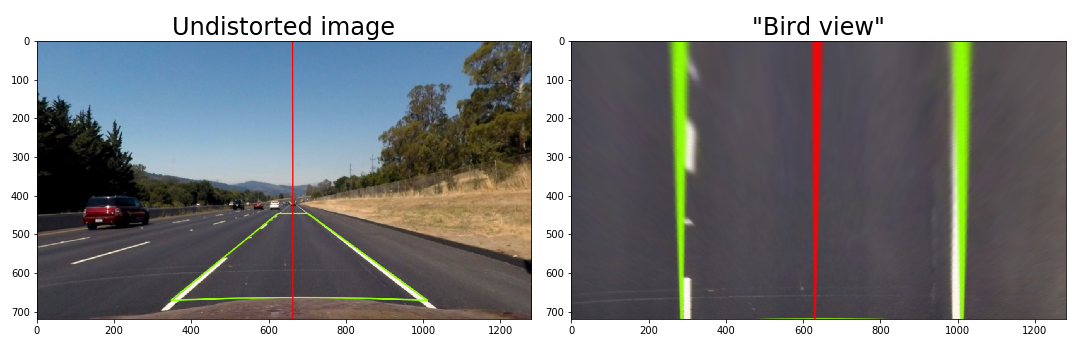
#> input picture writeup_materials/birdView1.png, 1080 x 360 px
$ python -i edges.py   (imports and definitions only)   (older library calls are emulated)
#> lines starting #> are read from the running program, lines starting #| are printed output that depends on the picture; after the words box and inside, x2 and y2 are one past the last pixel; in counts of white or black regions, pixels touching at a corner belong together
#%%
import cv2
import math
import cv2
import numpy as np
#%%
def get_sobel(image, direction='x', threshold=(50, 100), kernel_size=9, debug=False):
    gray_image = cv2.cvtColor(image, cv2.COLOR_RGB2GRAY)

    sobel = None
    if direction == 'x':
        sobel = cv2.Sobel(gray_image, cv2.CV_64F, 1, 0, ksize=kernel_size)
    elif direction == 'y':
        sobel = cv2.Sobel(gray_image, cv2.CV_64F, 0, 1, ksize=kernel_size)


    sobel_abs = np.absolute(sobel)
    sobel_max = np.max(sobel)

    sobel_normalized = np.uint8(255 * sobel_abs / sobel_max)
    mask = np.zeros_like(sobel_normalized)
    mask[(sobel_normalized >= threshold[0]) & (sobel_normalized <= threshold[1])] = 255 if debug else 1

    if debug:
        cv2.imwrite('./results/sobel/{}_k-{}_{}.png'.format(direction, threshold, kernel_size), mask)

    return mask

def get_sobel_magnitude(image, threshold=(50, 100), kernel_size=9, debug=False):
    gray_image = cv2.cvtColor(image, cv2.COLOR_RGB2GRAY)

    sobelx = cv2.Sobel(gray_image, cv2.CV_64F, 1, 0, ksize=kernel_size)
    sobely = cv2.Sobel(gray_image, cv2.CV_64F, 0, 1, ksize=kernel_size)
    sobelxy = np.sqrt(np.square(sobelx) + np.square(sobely))

    sobelxy_max = np.max(sobelxy)
    sobelxy_normalized = np.uint8(sobelxy * 255 / sobelxy_max)

    mask = np.zeros_like(sobelxy)
    mask[(sobelxy_normalized >= threshold[0]) & (sobelxy_normalized <= threshold[1])] = 255 if debug else 1

    if debug:
        cv2.imwrite('./results/sobelxy/xy_k-{}_{}.png'.format(kernel_size, threshold), np.uint8(mask))

    return mask

def get_sobel_angular(image, threshold=(0.8, 1.2), kernel_size=9, debug=False):
    gray_image = cv2.cvtColor(image, cv2.COLOR_RGB2GRAY)

    sobelx = cv2.Sobel(gray_image, cv2.CV_64F, 1, 0, ksize=kernel_size)
    sobely = cv2.Sobel(gray_image, cv2.CV_64F, 0, 1, ksize=kernel_size)

    sobel_ang = np.arctan2(np.absolute(sobely), np.absolute(sobelx))

    mask = np.zeros_like(sobel_ang)
    mask[(sobel_ang >= threshold[0]) & (sobel_ang <= threshold[1])] = 255 if debug else 1

    if debug:
        cv2.imwrite('./results/angular/ang_k-{}_{}.png'.format(kernel_size, threshold), np.uint8(mask))

    return mask

def get_hls_mask(image, threshold_s=(150, 230), threshold_h=(15, 35)):
    hls_image = cv2.cvtColor(image, cv2.COLOR_RGB2HLS)

    s_channel = hls_image[:,:,2]
    h_channel = hls_image[:,:,0]
    mask = np.zeros_like(s_channel)

    mask[
        (s_channel >= threshold_s[0]) & (s_channel <= threshold_s[1]) &
        (h_channel >= threshold_h[0]) & (h_channel <= threshold_h[1])
    ] = 1

    return mask

def get_mask(image, debug=False):
    sobelx = get_sobel(image, 'x', (50, 150), 15)
    sobely = get_sobel(image, 'y', (50, 150), 15)
    sobelxy = get_sobel_magnitude(image, (50, 150), 9)
    angular = get_sobel_angular(image)
    hls = get_hls_mask(image)

    if debug:
        r_channel = np.zeros_like(angular)
        r_channel[(sobelx == 1) & (sobely == 1) & (angular == 1)] = 1

        rgb_example = np.dstack((r_channel, hls, sobelxy)) * 255
        return rgb_example

    combined_mask = np.zeros_like(sobelx)
    combined_mask[((sobelx == 1) & (sobely == 1) & (angular == 1)) | ((sobelxy == 1) | (hls == 1))] = 1


    return combined_mask

>>> import cv2
>>> picture = cv2.cvtColor(cv2.imread('../writeup_materials/birdView1.png'), cv2.COLOR_BGR2RGB)
>>> result = get_mask(picture)
#> in get_sobel, `sobel_max = np.max(sobel)`: sobel_max = 7.1e+09
#> in get_mask, `sobelx = get_sobel(image, 'x', (50, 150), 15)`:
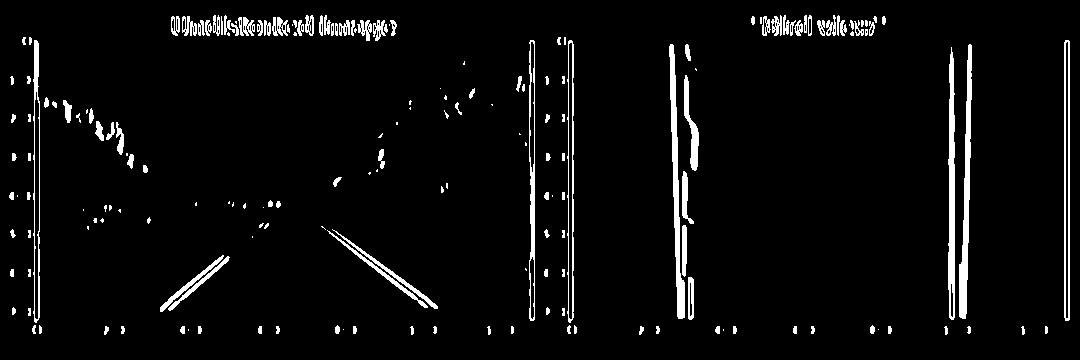
#> sobelx: shape (360, 1080); values 0 (black) and 1 (white), 4.5% white; 191 white regions (56 under 20 px), largest, box (x1, y1, x2, y2) and area: (959, 44, 972, 319) 1611, (669, 44, 685, 319) 1582, (948, 47, 955, 320) 1486
#> call 2 of get_sobel, with direction = 'y', threshold = (50, 150), kernel_size = 15, debug = False
#> in get_sobel (call 2), `sobel = cv2.Sobel(gray_image, cv2.CV_64F, 0, 1, ksize=kernel_size)`:
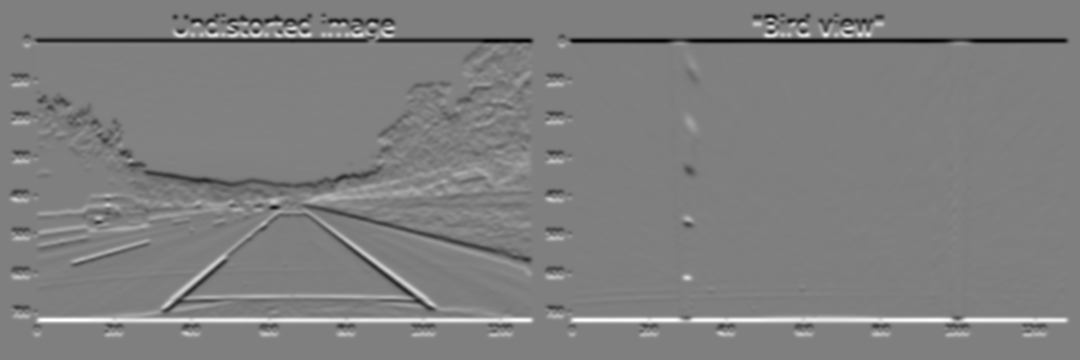
#> sobel: shape (360, 1080) float64; min -5.71e+09, max 5.69e+09, mean 0; drawn with min black and max white
#> in get_sobel (call 2), `sobel_abs = np.absolute(sobel)`:
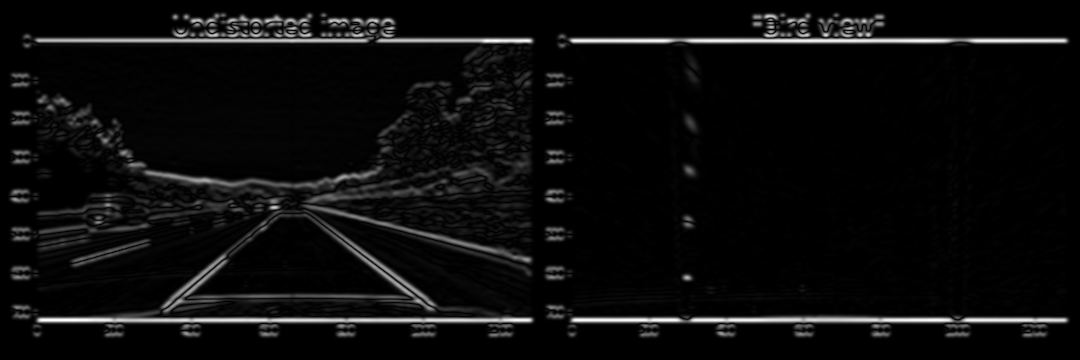
#> sobel_abs: shape (360, 1080) float64; min 0, max 5.71e+09, mean 282169544.5; drawn with min black and max white
#> in get_sobel (call 2), `sobel_max = np.max(sobel)`: sobel_max = 5.69e+09
#> in get_mask, `sobely = get_sobel(image, 'y', (50, 150), 15)`: sobely: shape (360, 1080); values 0 (black) and 1 (white), 5.7% white; 221 white regions (80 under 20 px), largest, box (x1, y1, x2, y2) and area: (568, 26, 1069, 44) 1699, (36, 311, 534, 323) 1498, (34, 26, 377, 43) 1448
#> in get_sobel_magnitude, `sobelxy = np.sqrt(np.square(sobelx) + np.square(sobely))`:
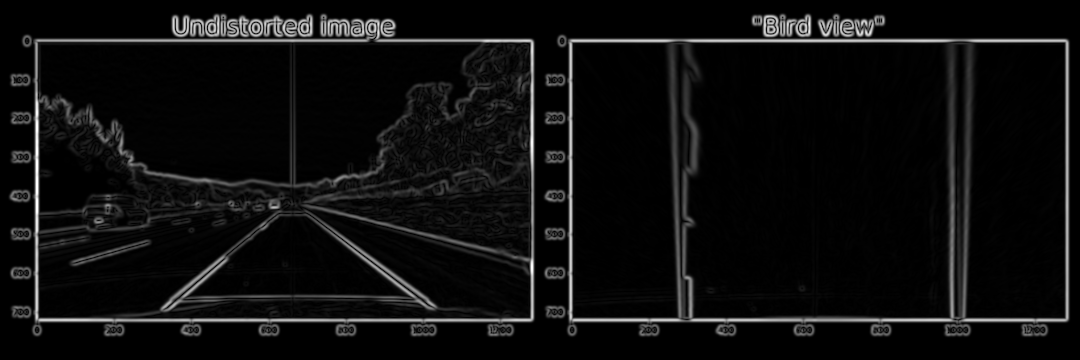
#> sobelxy: shape (360, 1080) float64; min 0, max 2284800, mean 129815.1; drawn with min black and max white
#> in get_sobel_magnitude, `sobelxy_max = np.max(sobelxy)`: sobelxy_max = 2284800
#> in get_mask, `sobelxy = get_sobel_magnitude(image, (50, 150), 9)`: sobelxy: shape (360, 1080) float64; values 0 (black) and 1 (white), 6.8% white; 229 white regions (160 under 20 px), largest, box (x1, y1, x2, y2) and area: (568, 39, 1069, 324) 7625, (33, 14, 535, 324) 5585, (160, 210, 439, 312) 2661
#> in get_sobel_angular, `sobel_ang = np.arctan2(np.absolute(sobely), np.absolute(sobelx))`:
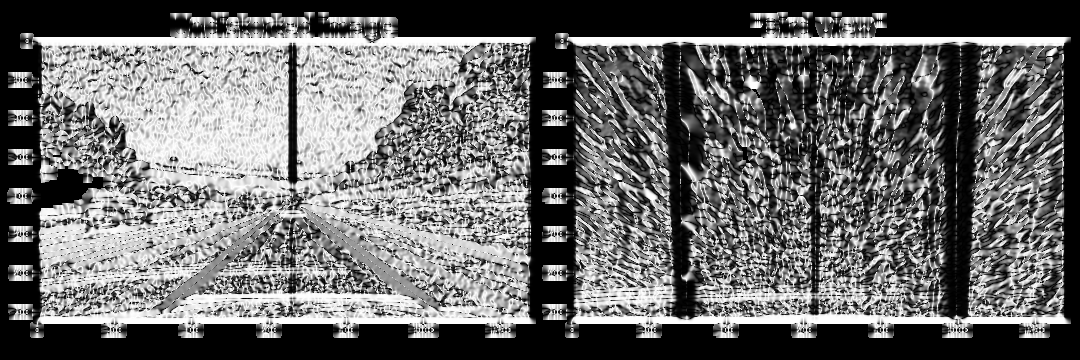
#> sobel_ang: shape (360, 1080) float64; min 0, max 1.57, mean 0.664; drawn with min black and max white
#> in get_mask, `angular = get_sobel_angular(image)`: angular: shape (360, 1080) float64; values 0 (black) and 1 (white), 15.8% white in thin lines or dots, all inside (x1, y1, x2, y2) = (8, 12, 1070, 338)
#> in get_hls_mask, `hls_image = cv2.cvtColor(image, cv2.COLOR_RGB2HLS)`: hls_image: shape (360, 1080, 3); mean of channels 0, 1, 2 72.2, 137, 31.8
#> in get_hls_mask, `h_channel = hls_image[:,:,0]`:
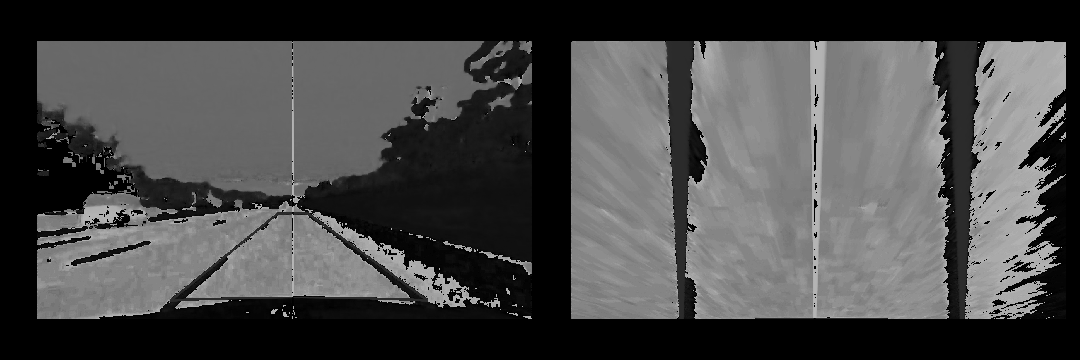
#> h_channel: shape (360, 1080); min 0, max 180, mean 72.2
#> in get_mask, `hls = get_hls_mask(image)`: hls: shape (360, 1080); values 0 (black) and 1 (white), 0.49% white in thin lines or dots, all inside (x1, y1, x2, y2) = (41, 41, 959, 319)
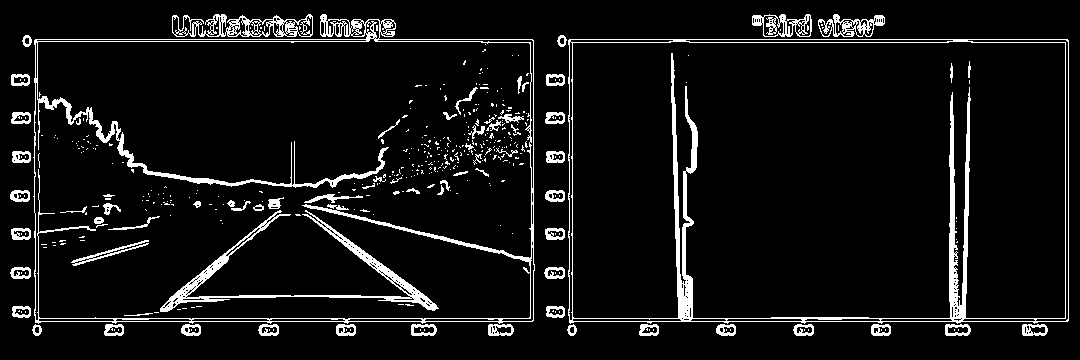
#> result: shape (360, 1080); values 0 (black) and 1 (white), 7.3% white; 427 white regions (355 under 20 px), largest, box (x1, y1, x2, y2) and area: (568, 39, 1069, 324) 7937, (33, 14, 535, 324) 7194, (160, 210, 439, 312) 2937

$ run again, on writeup_materials/birdView3.png
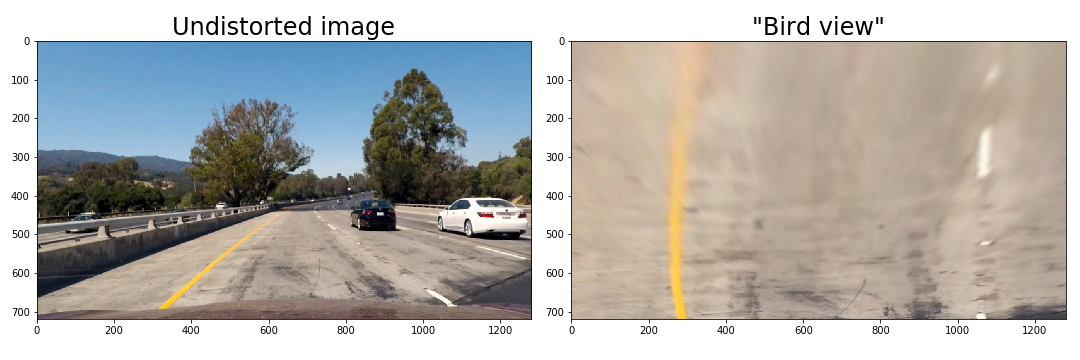
#> input picture writeup_materials/birdView3.png, 1080 x 360 px
#> sobel_max = 6.27e+09
#> in get_mask, `sobelx = get_sobel(image, 'x', (50, 150), 15)`:
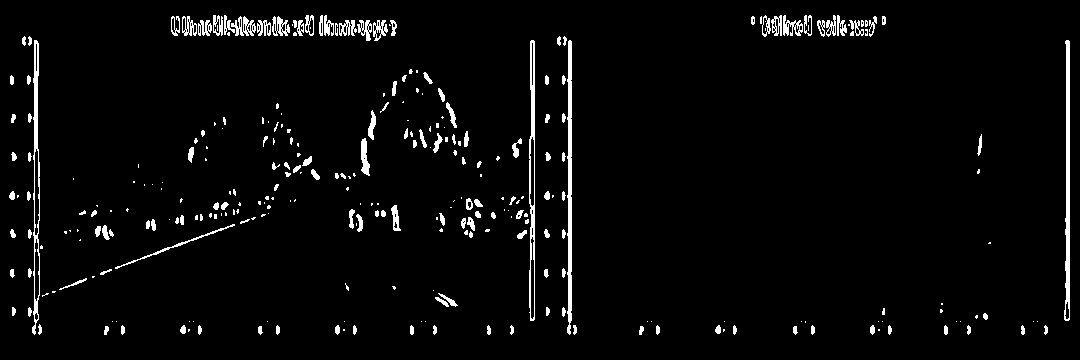
#> sobelx: shape (360, 1080); values 0 (black) and 1 (white), 3.5% white; 303 white regions (148 under 20 px), largest, box (x1, y1, x2, y2) and area: (567, 40, 572, 335) 1172, (1064, 40, 1070, 321) 1139, (529, 40, 535, 321) 981
#> sobelxy_max = 2149251
#> angular: shape (360, 1080) float64; values 0 (black) and 1 (white), 17.4% white in thin lines or dots, all inside (x1, y1, x2, y2) = (8, 12, 1070, 338)
#> hls_image: shape (360, 1080, 3); mean of channels 0, 1, 2 27, 177.4, 46.9
#> hls: shape (360, 1080); values 0 (black) and 1 (white), 0.92% white; 274 white regions (265 under 20 px), largest, box (x1, y1, x2, y2) and area: (667, 57, 694, 319) 2426, (980, 135, 988, 175) 173, (193, 219, 273, 285) 138
#> `result = get_mask(picture)`:
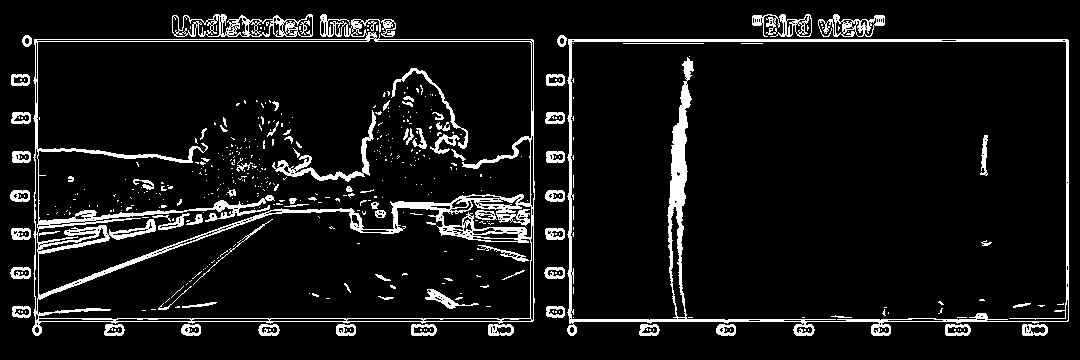
#> result: shape (360, 1080); values 0 (black) and 1 (white), 8.2% white; 479 white regions (393 under 20 px), largest, box (x1, y1, x2, y2) and area: (32, 14, 535, 336) 11703, (567, 39, 1069, 336) 7447, (172, 14, 313, 37) 1210

$ run again, on writeup_materials/birdView4.png
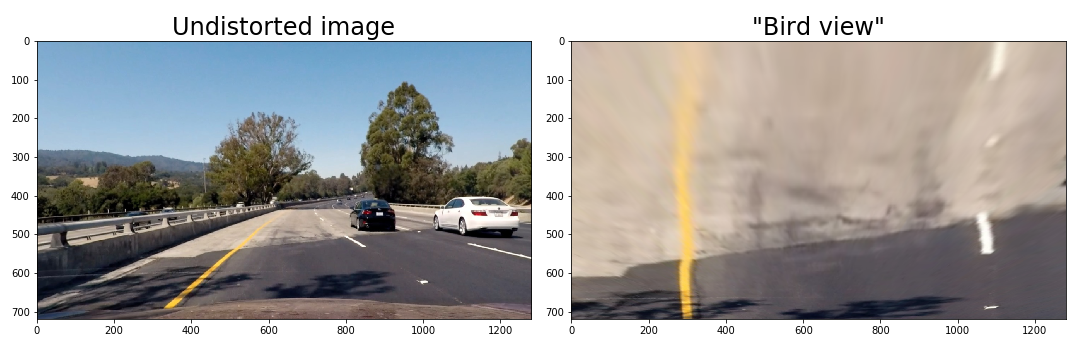
#> input picture writeup_materials/birdView4.png, 1080 x 360 px
#> sobel_max = 6.39e+09
#> in get_mask, `sobelx = get_sobel(image, 'x', (50, 150), 15)`:
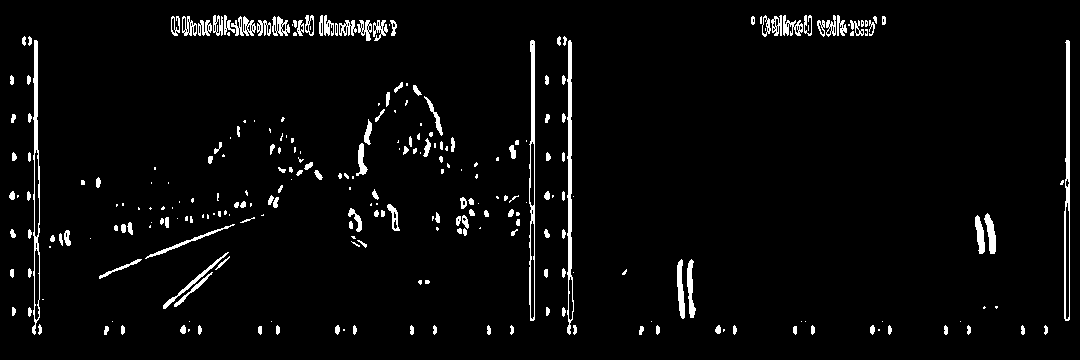
#> sobelx: shape (360, 1080); values 0 (black) and 1 (white), 3.7% white; 275 white regions (118 under 20 px), largest, box (x1, y1, x2, y2) and area: (567, 40, 574, 335) 1086, (1064, 40, 1070, 321) 1015, (32, 40, 40, 335) 944
#> sobelxy_max = 2267195.2
#> angular: shape (360, 1080) float64; values 0 (black) and 1 (white), 16.8% white in thin lines or dots, all inside (x1, y1, x2, y2) = (8, 12, 1070, 338)
#> hls_image: shape (360, 1080, 3); mean of channels 0, 1, 2 44, 168.6, 43.4
#> hls: shape (360, 1080); values 0 (black) and 1 (white), 1.1% white; 386 white regions (378 under 20 px), largest, box (x1, y1, x2, y2) and area: (672, 64, 699, 316) 2756, (994, 42, 1002, 72) 130, (184, 262, 222, 293) 122
#> `result = get_mask(picture)`:
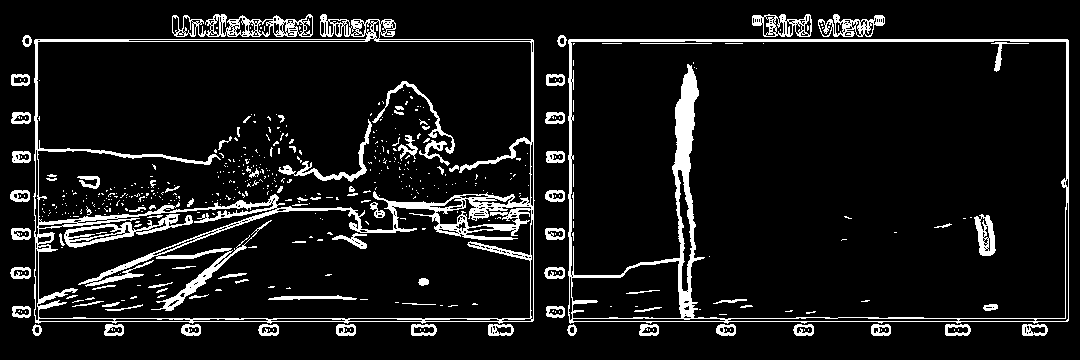
#> result: shape (360, 1080); values 0 (black) and 1 (white), 9.1% white; 526 white regions (428 under 20 px), largest, box (x1, y1, x2, y2) and area: (33, 14, 535, 324) 12953, (568, 39, 1069, 324) 7832, (172, 14, 313, 37) 1375
